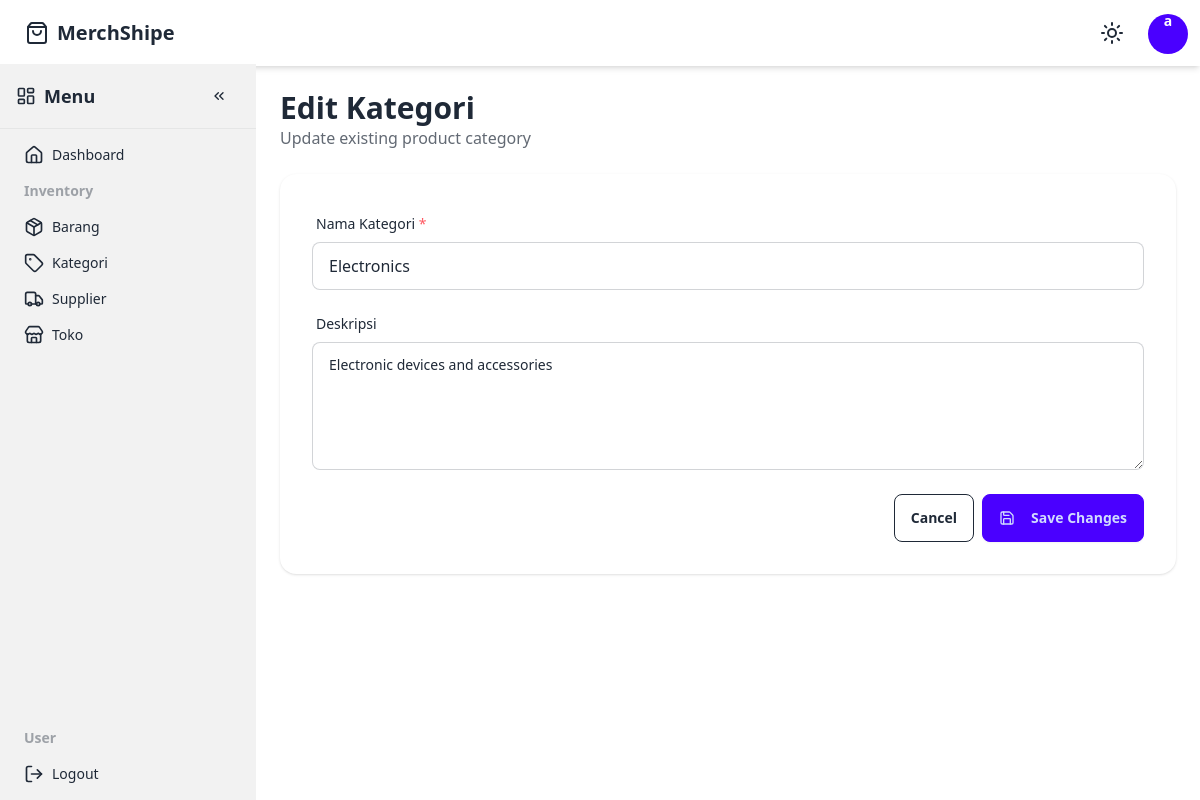
/kategori/edit.php?id=1 (signed in), run on the app's committed database.
### tables this page shows
CREATE TABLE users (
    id INT AUTO_INCREMENT PRIMARY KEY,
    username VARCHAR(50) NOT NULL UNIQUE,
    email VARCHAR(100) NOT NULL UNIQUE,
    password VARCHAR(255) NOT NULL,
    role ENUM('admin', 'user') DEFAULT 'user',
    created_at TIMESTAMP DEFAULT CURRENT_TIMESTAMP,
    updated_at TIMESTAMP DEFAULT CURRENT_TIMESTAMP ON UPDATE CURRENT_TIMESTAMP
);

CREATE TABLE kategori (
    id INT AUTO_INCREMENT PRIMARY KEY,
    nama_kategori VARCHAR(50) NOT NULL,
    deskripsi TEXT,
    created_at TIMESTAMP DEFAULT CURRENT_TIMESTAMP,
    updated_at TIMESTAMP DEFAULT CURRENT_TIMESTAMP ON UPDATE CURRENT_TIMESTAMP
);

### config/database.php (called while the page is built, shortened)
<?php
function getDBConnection() {
    try {
        $pdo = new PDO(
            "mysql:host=" . DB_HOST . ";dbname=" . DB_NAME . ";charset=utf8mb4",
            DB_USER,
            DB_PASS,
            [
                PDO::ATTR_ERRMODE => PDO::ERRMODE_EXCEPTION,
                PDO::ATTR_DEFAULT_FETCH_MODE => PDO::FETCH_ASSOC,
                PDO::ATTR_EMULATE_PREPARES => false,
            ]
        );
        return $pdo;
    } catch (PDOException $e) {
        die("Connection failed: " . $e->getMessage());
    }
}
function e($string) {
    return htmlspecialchars($string, ENT_QUOTES, 'UTF-8');
}
function isLoggedIn() {
    return isset($_SESSION['user_id']) && !empty($_SESSION['user_id']);
}
function getCurrentUser() {
    if (isLoggedIn()) {
        $pdo = getDBConnection();
        $stmt = $pdo->prepare("SELECT id, username, email, role FROM users WHERE id = ?");
        $stmt->execute([$_SESSION['user_id']]);
        return $stmt->fetch();
    }
    return null;
}

### kategori/edit.php (the view, shortened to what this page needs)
<?php
require_once '../config/database.php';
$kategoriId = intval($_GET['id'] ?? 0);
$pdo = getDBConnection();
$stmt = $pdo->prepare("SELECT * FROM kategori WHERE id = ?");
$stmt->execute([$kategoriId]);
$kategori = $stmt->fetch();
include '../views/header.php';
include '../views/topnav.php';
include '../views/sidebar.php';
?>
<div class="content p-6">
    <div class="mb-6">
        <h1 class="text-3xl font-bold">Edit Kategori</h1>
        <p class="text-base-content/70">Update existing product category</p>
    </div>
    <div class="card bg-base-100 shadow">
        <div class="card-body">
            <form method="POST" action="edit.php?id=<?php echo e($kategoriId); ?>" data-validate>
                <div class="form-control mb-4">
                    <label class="label" for="nama_kategori">
                        <span class="label-text">Nama Kategori <span class="text-error">*</span></span>
                    </label>
                    <input
                        type="text"
                        name="nama_kategori"
                        id="nama_kategori"
                        placeholder="Enter category name"
                        class="input input-bordered w-full"
                        value="<?php echo e($kategori['nama_kategori']); ?>"
                        data-validate="required|min:1"
                    />
                </div>
                <div class="form-control mb-4">
                    <label class="label" for="deskripsi">
                        <span class="label-text">Deskripsi</span>
                    </label>
                    <textarea
                        name="deskripsi"
                        id="deskripsi"
                        placeholder="Enter category description"
                        class="textarea textarea-bordered w-full h-32"
                    ><?php echo e($kategori['deskripsi']); ?></textarea>
                </div>
                <div class="card-actions justify-end mt-6">
                    <a href="index.php" class="btn btn-outline">Cancel</a>
                    <button type="submit" class="btn btn-primary">
                        <i data-lucide="save" class="w-4 h-4 mr-2"></i> Save Changes
                    </button>
                </div>
            </form>
        </div>
    </div>
</div>
<?php include '../views/footer.php'; ?>

### views/topnav.php (shortened to what this page needs)
<?php
require_once '../config/database.php';
$user = getCurrentUser();
?>
<div class="navbar bg-base-100 shadow-md z-10">
    <div class="flex-1">
        <a href="../" class="btn btn-ghost text-xl flex items-center gap-2">
            <i data-lucide="shopping-bag" class="w-6 h-6"></i>
            <span>MerchShipe</span>
        </a>
    </div>
    <div class="flex-none gap-2">
        <?php if (isLoggedIn()): ?>
            <div class="dropdown dropdown-end">
                <div tabindex="0" role="button" class="btn btn-ghost btn-circle">
                    <i data-lucide="sun" class="w-6 h-6 theme-icon"></i>
                </div>
            </div>
            <div class="dropdown dropdown-end">
                <div tabindex="0" role="button" class="btn btn-ghost btn-circle avatar">
                    <div class="w-10 rounded-full bg-primary text-white flex items-center justify-center">
                        <span class="font-bold"><?php echo substr(e($user['username']), 0, 1); ?></span>
                    </div>
                </div>
            </div>
        <?php endif; ?>
    </div>
</div>

### views/header.php (style rules this page uses)
.content { margin-left: 16rem; transition: margin-left 0.4s cubic-bezier(0.4, 0, 0.2, 1); }
.content { overflow-x: hidden; }

### data on the page
users: username "a"
kategori: nama_kategori "Electronics", deskripsi "Electronic devices and accessories"
